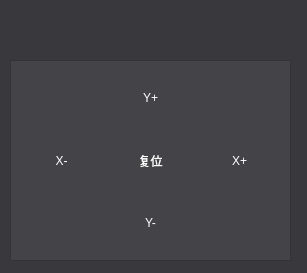
<?xml version="1.0" encoding="UTF-8"?>
<ui version="4.0">
 <class>ControlForm</class>
 <widget class="QWidget" name="ControlForm">
  <property name="geometry">
   <rect>
    <x>0</x>
    <y>0</y>
    <width>307</width>
    <height>273</height>
   </rect>
  </property>
  <property name="windowTitle">
   <string>ControlPanel</string>
  </property>
  <property name="styleSheet">
   <string notr="true">QWidget#ControlForm{
	
	background-color: rgb(57, 57, 61);
}
</string>
  </property>
  <widget class="QFrame" name="framePannel">
   <property name="geometry">
    <rect>
     <x>10</x>
     <y>60</y>
     <width>281</width>
     <height>201</height>
    </rect>
   </property>
   <property name="styleSheet">
    <string notr="true">QFrame#framePannel{
	
	background-color: rgb(68, 68, 72);
}
QPushButton{
	border:none;
	color: rgb(255, 255, 255);
	font: 9pt &quot;微软雅黑&quot;;
	background-color: rgb(68, 68, 72);
}
QPushButton:hover{
	border:none;
	color: rgb(255, 255, 255);
	font: 9pt &quot;微软雅黑&quot;;
	background-color: rgb(101, 100, 104);
}
QPushButton:pressed{
	border:none;
	color: rgb(255, 255, 255);
	font: 9pt &quot;微软雅黑&quot;;
	background-color: rgb(119, 118, 122);
}</string>
   </property>
   <property name="frameShape">
    <enum>QFrame::StyledPanel</enum>
   </property>
   <property name="frameShadow">
    <enum>QFrame::Raised</enum>
   </property>
   <layout class="QGridLayout" name="gridLayout">
    <item row="0" column="1">
     <widget class="QPushButton" name="btnYa">
      <property name="sizePolicy">
       <sizepolicy hsizetype="Minimum" vsizetype="Expanding">
        <horstretch>0</horstretch>
        <verstretch>0</verstretch>
       </sizepolicy>
      </property>
      <property name="text">
       <string>Y+</string>
      </property>
     </widget>
    </item>
    <item row="1" column="0">
     <widget class="QPushButton" name="btnXp">
      <property name="sizePolicy">
       <sizepolicy hsizetype="Minimum" vsizetype="Expanding">
        <horstretch>0</horstretch>
        <verstretch>0</verstretch>
       </sizepolicy>
      </property>
      <property name="text">
       <string>X-</string>
      </property>
     </widget>
    </item>
    <item row="1" column="1">
     <widget class="QPushButton" name="btnHome">
      <property name="sizePolicy">
       <sizepolicy hsizetype="Minimum" vsizetype="Expanding">
        <horstretch>0</horstretch>
        <verstretch>0</verstretch>
       </sizepolicy>
      </property>
      <property name="text">
       <string>复位</string>
      </property>
     </widget>
    </item>
    <item row="1" column="2">
     <widget class="QPushButton" name="btnXa">
      <property name="sizePolicy">
       <sizepolicy hsizetype="Minimum" vsizetype="Expanding">
        <horstretch>0</horstretch>
        <verstretch>0</verstretch>
       </sizepolicy>
      </property>
      <property name="text">
       <string>X+</string>
      </property>
     </widget>
    </item>
    <item row="2" column="1">
     <widget class="QPushButton" name="btnYp">
      <property name="sizePolicy">
       <sizepolicy hsizetype="Minimum" vsizetype="Expanding">
        <horstretch>0</horstretch>
        <verstretch>0</verstretch>
       </sizepolicy>
      </property>
      <property name="text">
       <string>Y-</string>
      </property>
     </widget>
    </item>
   </layout>
  </widget>
 </widget>
 <resources/>
 <connections/>
</ui>
